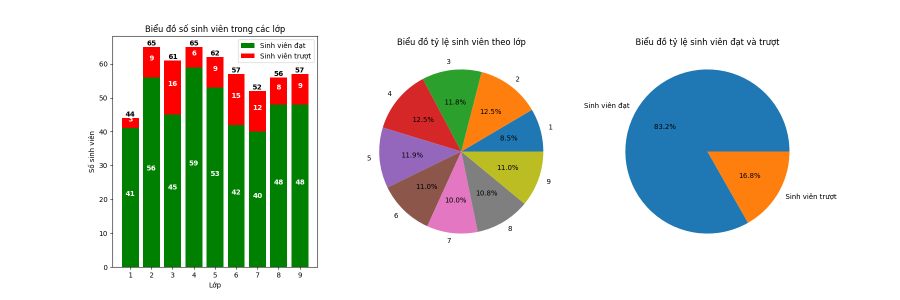
#> input picture Th2/chart.png, 1800 x 600 px (shown at 1/2 size); its folder holds only this picture in this run
$ python -i BT7.py   (imports and definitions only)
#> lines starting #> are read from the running program, lines starting #| are printed output that depends on the picture
import cv2
import tkinter as tk
from tkinter import filedialog, messagebox
from PIL import Image, ImageTk
def open_image():
    # Mở hộp thoại chọn tệp
    file_path = filedialog.askopenfilename()
#> the answer given: ../Th2/chart.png
    if file_path:
        # Kiểm tra kiểu tệp
        allowed_extensions = ['.jpg', '.jpeg', '.png']
        file_extension = file_path[file_path.rfind('.'):]
        if file_extension.lower() not in allowed_extensions:
            messagebox.showerror("Lỗi", "Chọn sai tệp ảnh! Vui lòng chọn lại")
            return
        # Xóa ảnh cũ nếu có
        global image
        try:
            del gauss_label.image
            del image
        except:
            pass
        # Đọc ảnh
        image = cv2.imread(file_path,cv2.IMREAD_COLOR)
#> image is the input picture: shape (600, 1800, 3); mean B, G, R 204.5, 215.5, 207.3
        img = Image.fromarray(cv2.cvtColor(image, cv2.COLOR_BGR2GRAY))
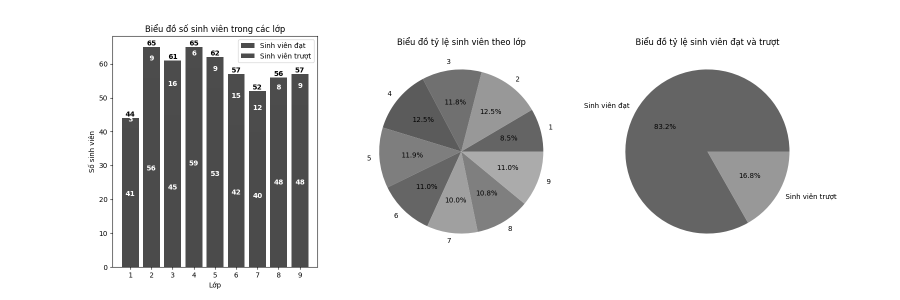
#> img: PIL image 1800x600 L (shown at 1/2 size); min 0, max 255, mean 211.8
        img = img.resize((400, 400))
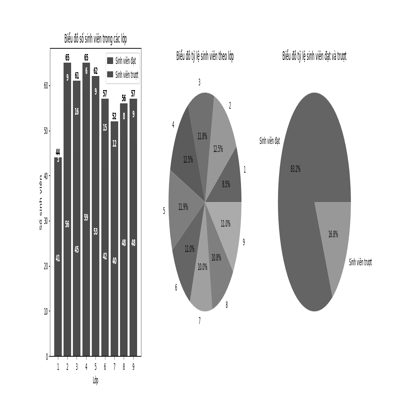
#> img: PIL image 400x400 L; min 6, max 255, mean 211.6
        img_tk = ImageTk.PhotoImage(img)
#> (the run stopped early here; a loop or call above may not have finished)
